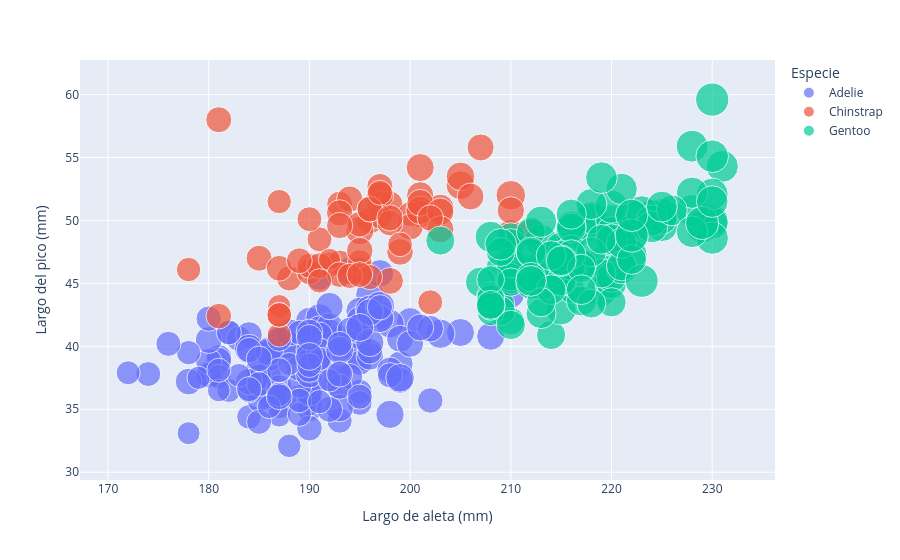

This figure's notebook cell:
### Markdown cell above
<!-- IMPORTANTE -->
<div style="padding:16px 20px; margin:16px 0; border-left:4px solid #8957e5; background:rgba(137,87,229,.12); color:inherit; border-radius:4px;">

  <strong style="display:block; margin-bottom:8px;">📌 Entregable 3 — Scatter con tamaño (0,2 puntos)</strong>
  Un scatter en <code>fig_size</code>, sobre <code>df</code>, con <code>flipper_length_mm</code> en X, <code>culmen_length_mm</code> en Y, color por especie y el <strong>tamaño del punto proporcional a <code>body_mass_g</code></strong>.
  <ul>
    <li>Ajusten el tamaño máximo del punto para que no se tapen entre sí; <code>px.scatter</code> tiene un argumento para eso.</li>
    <li>Etiqueten los ejes.</li>
    <li>Cuando resuelvan el error, <strong>dejen escrito en un comentario qué hicieron y sobre cuántas filas quedó el gráfico</strong>. No modifiquen <code>df</code>: el ajuste vale solo para esta figura.</li>
  </ul>
</div>

### Code cell
df_size = df.drop_nulls(
    ["flipper_length_mm", "culmen_length_mm", "body_mass_g"]
)

fig_size = px.scatter(
    df_size,
    x="flipper_length_mm",
    y="culmen_length_mm",
    color="species",
    size="body_mass_g",
    size_max=24,
    labels={
        "flipper_length_mm": "Largo de aleta (mm)",
        "culmen_length_mm": "Largo del pico (mm)",
        "body_mass_g": "Masa corporal (g)",
        "species": "Especie",
    },
)
fig_size.show()

### Figure 1 — Plotly figure (JSON) as saved in the notebook; plotly's stock layout.template omitted (floating-point values rounded to 4 significant figures; data arrays with more than 128 entries replaced by an {"elided": "..."} marker saying what was removed)
{"data": [{"hovertemplate": "Especie=Adelie<br>Largo de aleta (mm)=%{x}<br>Largo del pico (mm)=%{y}<br>Masa corporal (g)=%{marker.size}<extra></extra>", "legendgroup": "Adelie", "marker": {"color": "#636efa", "size": {"elided": "151 int values"}, "sizemode": "area", "sizeref": 10.94, "symbol": "circle"}, "mode": "markers", "name": "Adelie", "orientation": "v", "showlegend": true, "type": "scatter", "x": {"elided": "151 int values"}, "xaxis": "x", "y": {"elided": "151 float values"}, "yaxis": "y"}, {"hovertemplate": "Especie=Chinstrap<br>Largo de aleta (mm)=%{x}<br>Largo del pico (mm)=%{y}<br>Masa corporal (g)=%{marker.size}<extra></extra>", "legendgroup": "Chinstrap", "marker": {"color": "#EF553B", "size": [3500, 3900, 3650, 3525, 3725, 3950, 3250, 3750, 4150, 3700, 3800, 3775, 3700, 4050, 3575, 4050, 3300, 3700, 3450, 4400, 3600, 3400, 2900, 3800, 3300, 4150, 3400, 3800, 3700, 4550, 3200, 4300, 3350, 4100, 3600, 3900, 3850, 4800, 2700, 4500, 3950, 3650, 3550, 3500, 3675, 4450, 3400, 4300, 3250, 3675, 3325, 3950, 3600, 4050, 3350, 3450, 3250, 4050, 3800, 3525, 3950, 3650, 3650, 4000, 3400, 3775, 4100, 3775], "sizemode": "area", "sizeref": 10.94, "symbol": "circle"}, "mode": "markers", "name": "Chinstrap", "orientation": "v", "showlegend": true, "type": "scatter", "x": [192, 196, 193, 188, 197, 198, 178, 197, 195, 198, 193, 194, 185, 201, 190, 201, 197, 181, 190, 195, 181, 191, 187, 193, 195, 197, 200, 200, 191, 205, 187, 201, 187, 203, 195, 199, 195, 210, 192, 205, 210, 187, 196, 196, 196, 201, 190, 212, 187, 198, 199, 201, 193, 203, 187, 197, 191, 203, 202, 194, 206, 189, 195, 207, 202, 193, 210, 198], "xaxis": "x", "y": [46.5, 50.0, 51.3, 45.4, 52.7, 45.2, 46.1, 51.3, 46.0, 51.3, 46.6, 51.7, 47.0, 52.0, 45.9, 50.5, 50.3, 58.0, 46.4, 49.2, 42.4, 48.5, 43.2, 50.6, 46.7, 52.0, 50.5, 49.5, 46.4, 52.8, 40.9, 54.2, 42.5, 51.0, 49.7, 47.5, 47.6, 52.0, 46.9, 53.5, 49.0, 46.2, 50.9, 45.5, 50.9, 50.8, 50.1, 49.0, 51.5, 49.8, 48.1, 51.4, 45.7, 50.7, 42.5, 52.2, 45.2, 49.3, 50.2, 45.6, 51.9, 46.8, 45.7, 55.8, 43.5, 49.6, 50.8, 50.2], "yaxis": "y"}, {"hovertemplate": "Especie=Gentoo<br>Largo de aleta (mm)=%{x}<br>Largo del pico (mm)=%{y}<br>Masa corporal (g)=%{marker.size}<extra></extra>", "legendgroup": "Gentoo", "marker": {"color": "#00cc96", "size": [4500, 5700, 4450, 5700, 5400, 4550, 4800, 5200, 4400, 5150, 4650, 5550, 4650, 5850, 4200, 5850, 4150, 6300, 4800, 5350, 5700, 5000, 4400, 5050, 5000, 5100, 4100, 5650, 4600, 5550, 5250, 4700, 5050, 6050, 5150, 5400, 4950, 5250, 4350, 5350, 3950, 5700, 4300, 4750, 5550, 4900, 4200, 5400, 5100, 5300, 4850, 5300, 4400, 5000, 4900, 5050, 4300, 5000, 4450, 5550, 4200, 5300, 4400, 5650, 4700, 5700, 4650, 5800, 4700, 5550, 4750, 5000, 5100, 5200, 4700, 5800, 4600, 6000, 4750, 5950, 4625, 5450, 4725, 5350, 4750, 5600, 4600, 5300, 4875, 5550, 4950, 5400, 4750, 5650, 4850, 5200, 4925, 4875, 4625, 5250, 4850, 5600, 4975, 5500, 4725, 5500, 4700, 5500, 4575, 5500, 5000, 5950, 4650, 5500, 4375, 5850, 4875, 6000, 4925, 4850, 5750, 5200, 5400], "sizemode": "area", "sizeref": 10.94, "symbol": "circle"}, "mode": "markers", "name": "Gentoo", "orientation": "v", "showlegend": true, "type": "scatter", "x": [211, 230, 210, 218, 215, 210, 211, 219, 209, 215, 214, 216, 214, 213, 210, 217, 210, 221, 209, 222, 218, 215, 213, 215, 215, 215, 216, 215, 210, 220, 222, 209, 207, 230, 220, 220, 213, 219, 208, 208, 208, 225, 210, 216, 222, 217, 210, 225, 213, 215, 210, 220, 210, 225, 217, 220, 208, 220, 208, 224, 208, 221, 214, 231, 219, 230, 214, 229, 220, 223, 216, 221, 221, 217, 216, 230, 209, 220, 215, 223, 212, 221, 212, 224, 212, 228, 218, 218, 212, 230, 218, 228, 212, 224, 214, 226, 216, 222, 203, 225, 219, 228, 215, 228, 216, 215, 210, 219, 208, 209, 216, 229, 213, 230, 217, 230, 217, 222, 214, 215, 222, 212, 213], "xaxis": "x", "y": [46.1, 50.0, 48.7, 50.0, 47.6, 46.5, 45.4, 46.7, 43.3, 46.8, 40.9, 49.0, 45.5, 48.4, 45.8, 49.3, 42.0, 49.2, 46.2, 48.7, 50.2, 45.1, 46.5, 46.3, 42.9, 46.1, 44.5, 47.8, 48.2, 50.0, 47.3, 42.8, 45.1, 59.6, 49.1, 48.4, 42.6, 44.4, 44.0, 48.7, 42.7, 49.6, 45.3, 49.6, 50.5, 43.6, 45.5, 50.5, 44.9, 45.2, 46.6, 48.5, 45.1, 50.1, 46.5, 45.0, 43.8, 45.5, 43.2, 50.4, 45.3, 46.2, 45.7, 54.3, 45.8, 49.8, 46.2, 49.5, 43.5, 50.7, 47.7, 46.4, 48.2, 46.5, 46.4, 48.6, 47.5, 51.1, 45.2, 45.2, 49.1, 52.5, 47.4, 50.0, 44.9, 50.8, 43.4, 51.3, 47.5, 52.1, 47.5, 52.2, 45.5, 49.5, 44.5, 50.8, 49.4, 46.9, 48.4, 51.1, 48.5, 55.9, 47.2, 49.1, 47.3, 46.8, 41.7, 53.4, 43.3, 48.1, 50.5, 49.8, 43.5, 51.5, 46.2, 55.1, 44.5, 48.8, 47.2, 46.8, 50.4, 45.2, 49.9], "yaxis": "y"}], "layout": {"legend": {"itemsizing": "constant", "title": {"text": "Especie"}, "tracegroupgap": 0}, "margin": {"t": 60}, "xaxis": {"anchor": "y", "domain": [0, 1], "title": {"text": "Largo de aleta (mm)"}}, "yaxis": {"anchor": "x", "domain": [0, 1], "title": {"text": "Largo del pico (mm)"}}}}
